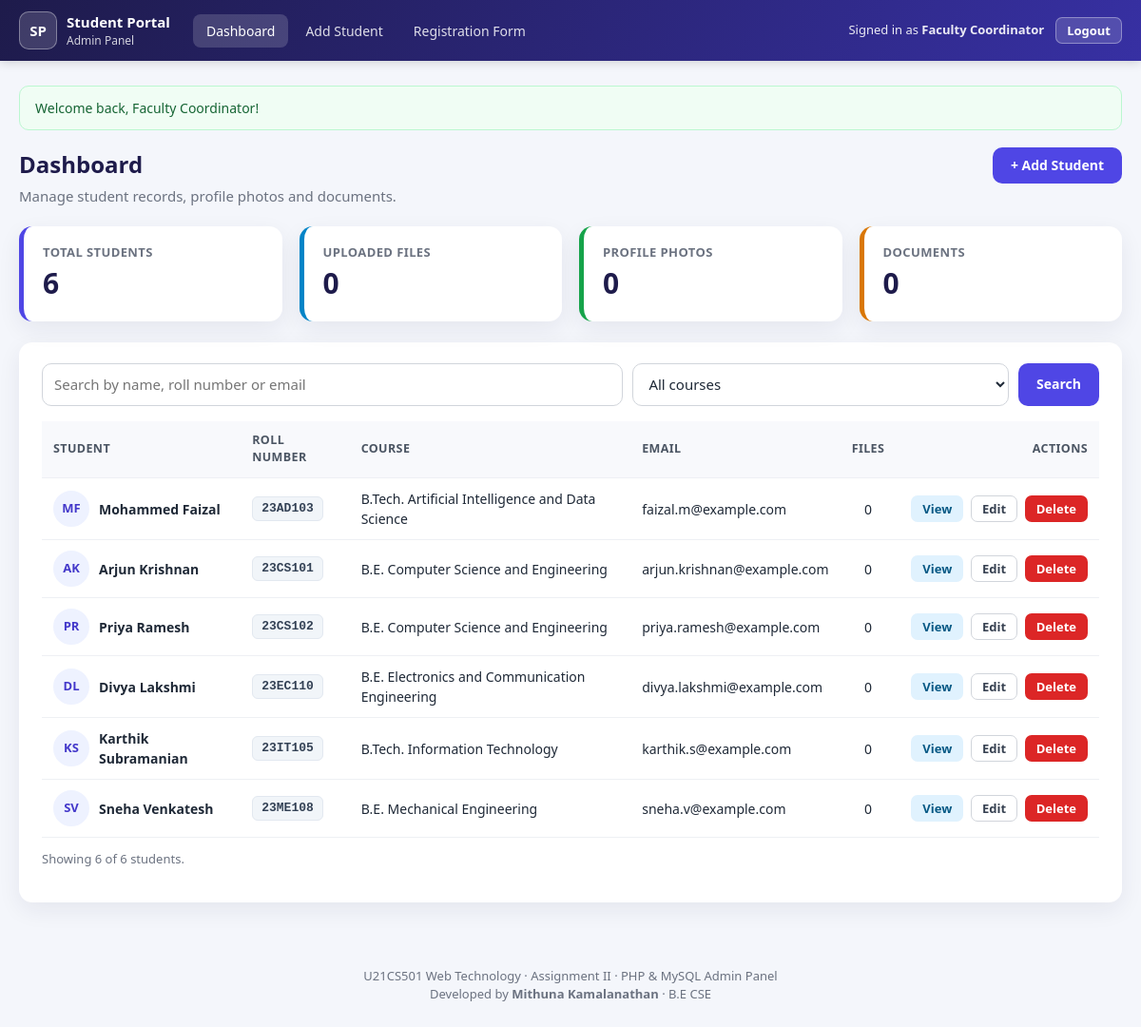
The page /Question2_PHP/dashboard.php (signed in) on the database its author committed.
### tables this page shows
CREATE TABLE students (
    id             INT          NOT NULL AUTO_INCREMENT,
    name           VARCHAR(100) NOT NULL,
    roll_number    VARCHAR(20)  NOT NULL,
    email          VARCHAR(150) NOT NULL,
    course         VARCHAR(100) NOT NULL,
    phone          VARCHAR(15)  NULL,
    date_of_birth  DATE         NULL,
    address        VARCHAR(255) NULL,
    password_hash  VARCHAR(255) NULL,    
    created_at     TIMESTAMP    NOT NULL DEFAULT CURRENT_TIMESTAMP,
    updated_at     TIMESTAMP    NOT NULL DEFAULT CURRENT_TIMESTAMP
                                ON UPDATE CURRENT_TIMESTAMP,
    PRIMARY KEY (id),
    CONSTRAINT uq_students_roll  UNIQUE (roll_number),
    CONSTRAINT uq_students_email UNIQUE (email),
    INDEX idx_students_course (course),
    INDEX idx_students_name (name)
);

### Question2_PHP/config/database.php (called while the page is built, shortened)
<?php
function db(): PDO
{
    static $pdo = null;
    if ($pdo === null) {
        $dsn = sprintf('mysql:host=%s;port=%s;dbname=%s;charset=utf8mb4', DB_HOST, DB_PORT, DB_NAME);
        try {
            $pdo = new PDO($dsn, DB_USER, DB_PASS, [
                PDO::ATTR_ERRMODE            => PDO::ERRMODE_EXCEPTION,
                PDO::ATTR_DEFAULT_FETCH_MODE => PDO::FETCH_ASSOC,
                PDO::ATTR_EMULATE_PREPARES   => false,
            ]);
        } catch (PDOException $e) {
            error_log('Database connection failed: ' . $e->getMessage());
            render_error_page(
                'Database connection failed',
                'The application could not connect to the MySQL database. Please make sure MySQL is running '
                . 'and the settings in config/database.php are correct.',
                500
            );
        }
    }
    return $pdo;
}

### Question2_PHP/includes/functions.php (called while the page is built, shortened)
<?php
function e(?string $value): string
{
    return htmlspecialchars((string) $value, ENT_QUOTES | ENT_SUBSTITUTE, 'UTF-8');
}

### Question2_PHP/dashboard.php (the view, shortened to what this page needs)
<?php
$search = trim((string) ($_GET['q'] ?? ''));
try {
    $stats = db()->query(
        "SELECT
            (SELECT COUNT(*) FROM students)                                          AS total_students,
            (SELECT COUNT(*) FROM student_files)                                     AS total_files,
            (SELECT COUNT(*) FROM student_files WHERE file_category = 'profile')     AS total_photos,
            (SELECT COUNT(*) FROM student_files WHERE file_category = 'document')    AS total_documents,
            (SELECT COUNT(DISTINCT course) FROM students)                            AS total_courses"
    )->fetch();
    $where = [];
    $params = [];
    $sql = "SELECT s.id, s.name, s.roll_number, s.email, s.course, s.created_at,
                   (SELECT COUNT(*) FROM student_files f WHERE f.student_id = s.id) AS file_count,
                   (SELECT p.id FROM student_files p
                     WHERE p.student_id = s.id AND p.file_category = 'profile'
                     ORDER BY p.upload_date DESC, p.id DESC LIMIT 1) AS photo_id
            FROM students s"
        . ($where ? ' WHERE ' . implode(' AND ', $where) : '')
        . ' ORDER BY s.roll_number ASC';
    $stmt = db()->prepare($sql);
    $stmt->execute($params);
    $students = $stmt->fetchAll();
} catch (PDOException $e) {
    error_log('Dashboard query failed: ' . $e->getMessage());
    render_error_page('Could not load students', 'A database error occurred while loading the student list.');
}
function initials(string $name): string
{
    $words = preg_split('/\s+/', trim($name)) ?: [];
    $letters = '';
    foreach (array_slice($words, 0, 2) as $word) {
        $letters .= strtoupper($word[0] ?? '');
    }
    return $letters;
}
require __DIR__ . '/includes/header.php';
?>
<div class="page-header">
    <div>
        <h1>Dashboard</h1>
        <p class="muted">Manage student records, profile photos and documents.</p>
    </div>
    <a href="add_student.php" class="btn btn-primary">+ Add Student</a>
</div>
<section class="stats-grid">
    <div class="stat-card">
        <span class="stat-label">Total Students</span>
        <span class="stat-value"><?= (int) $stats['total_students'] ?></span>
    </div>
    <div class="stat-card">
        <span class="stat-label">Uploaded Files</span>
        <span class="stat-value"><?= (int) $stats['total_files'] ?></span>
    </div>
    <div class="stat-card">
        <span class="stat-label">Profile Photos</span>
        <span class="stat-value"><?= (int) $stats['total_photos'] ?></span>
    </div>
    <div class="stat-card">
        <span class="stat-label">Documents</span>
        <span class="stat-value"><?= (int) $stats['total_documents'] ?></span>
    </div>
</section>
<section class="card">
    <form method="get" action="dashboard.php" class="filter-bar">
        <input type="search" name="q" value="<?= e($search) ?>" maxlength="100"
               placeholder="Search by name, roll number or email" aria-label="Search students">
        <select name="course" aria-label="Filter by course">
            <option value="">All courses</option>
        </select>
        <button type="submit" class="btn btn-primary">Search</button>
    </form>
    <div class="table-wrapper">
        <table class="data-table">
            <thead>
            <tr>
                <th>Student</th>
                <th>Roll Number</th>
                <th>Course</th>
                <th>Email</th>
                <th class="center">Files</th>
                <th class="right">Actions</th>
            </tr>
            </thead>
            <tbody>
            <?php foreach ($students as $student): ?>
                <tr>
                    <td data-label="Student">
                        <div class="student-cell">
                            <?php if ($student['photo_id']): ?>
                                <img class="avatar" src="view_file.php?id=<?= (int) $student['photo_id'] ?>"
                                     alt="Photo of <?= e($student['name']) ?>">
                            <?php else: ?>
                                <span class="avatar avatar-initials"><?= e(initials($student['name'])) ?></span>
                            <?php endif; ?>
                            <strong><?= e($student['name']) ?></strong>
                        </div>
                    </td>
                    <td data-label="Roll Number"><span class="badge"><?= e($student['roll_number']) ?></span></td>
                    <td data-label="Course"><?= e($student['course']) ?></td>
                    <td data-label="Email"><?= e($student['email']) ?></td>
                    <td data-label="Files" class="center"><?= (int) $student['file_count'] ?></td>
                    <td data-label="Actions" class="right actions">
                        <a class="btn btn-sm btn-info" href="view_student.php?id=<?= (int) $student['id'] ?>">View</a>
                        <a class="btn btn-sm btn-secondary" href="edit_student.php?id=<?= (int) $student['id'] ?>">Edit</a>
                        <a class="btn btn-sm btn-danger" href="delete_student.php?id=<?= (int) $student['id'] ?>">Delete</a>
                    </td>
                </tr>
            <?php endforeach; ?>
            </tbody>
        </table>
    </div>
    <p class="muted small">Showing <?= count($students) ?> of <?= (int) $stats['total_students'] ?> students.</p>
</section>
<?php require __DIR__ . '/includes/footer.php'; ?>

### Question2_PHP/css/admin.css (style rules this page uses)
:root { --primary: #4f46e5; --primary-dark: #4338ca; --primary-light: #eef2ff; --header-from: #1e1b4b; --header-to: #3730a3; --bg: #f4f6fb; --surface: #ffffff; --text: #1f2937; --muted: #6b7280; --border: #d1d5db; --row-border: #eef0f4; --danger: #dc2626; --danger-bg: #fef2f2; --success: #16a34a; --success-bg: #f0fdf4; --info: #0284c7; --radius: 10px; --shadow: 0 8px 24px rgba(30, 27, 75, 0.07); }
* { box-sizing: border-box; }
body { margin: 0; font-family: "Segoe UI", Roboto, "Helvetica Neue", Arial, sans-serif; font-size: 15px; line-height: 1.5; color: var(--text); background: var(--bg); }
a { color: var(--primary); }
.muted { color: var(--muted); }
.small { font-size: 13px; }
.center { text-align: center; }
.right { text-align: right; }
.page-header { display: flex; justify-content: space-between; align-items: flex-start; gap: 16px; margin-bottom: 20px; flex-wrap: wrap; }
.page-header h1 { margin: 0; font-size: 24px; color: var(--header-from); }
.page-header p { margin: 4px 0 0; }
.card { background: var(--surface); border-radius: 14px; box-shadow: var(--shadow); padding: 22px 24px; margin-bottom: 22px; }
.stats-grid { display: grid; grid-template-columns: repeat(4, 1fr); gap: 18px; margin-bottom: 22px; }
.stat-card { background: var(--surface); border-radius: 14px; box-shadow: var(--shadow); padding: 18px 20px; border-left: 5px solid var(--primary); display: flex; flex-direction: column; }
.stat-card:nth-child(2) { border-left-color: var(--info); }
.stat-card:nth-child(3) { border-left-color: var(--success); }
.stat-card:nth-child(4) { border-left-color: #d97706; }
.stat-label { color: var(--muted); font-size: 13px; font-weight: 600; text-transform: uppercase; letter-spacing: 0.4px; }
.stat-value { font-size: 30px; font-weight: 700; color: var(--header-from); }
.filter-bar { display: flex; gap: 10px; margin-bottom: 16px; flex-wrap: wrap; }
.filter-bar input[type="search"] { flex: 2 1 260px; }
.filter-bar select { flex: 1 1 220px; }
.filter-bar .btn { display: inline-flex; align-items: center; }
.table-wrapper { overflow-x: auto; }
.data-table { width: 100%; border-collapse: collapse; font-size: 14px; }
.data-table th { text-align: left; background: #f8f9fc; color: #4b5563; font-size: 12.5px; text-transform: uppercase; letter-spacing: 0.4px; padding: 11px 12px; border-bottom: 1px solid var(--row-border); }
.data-table td { padding: 11px 12px; border-bottom: 1px solid var(--row-border); vertical-align: middle; }
.data-table th.right, .data-table td.right { text-align: right; }
.data-table th.center, .data-table td.center { text-align: center; }
.actions { white-space: nowrap; }
.actions .btn, .actions form { margin-left: 4px; }
.student-cell { display: flex; align-items: center; gap: 10px; }
.avatar { width: 38px; height: 38px; border-radius: 50%; object-fit: cover; flex-shrink: 0; border: 2px solid var(--primary-light); }
.avatar-initials { display: inline-grid; place-items: center; background: var(--primary-light); color: var(--primary-dark); font-weight: 700; font-size: 13px; }
.badge { display: inline-block; background: #f1f5f9; border: 1px solid #e2e8f0; color: #334155; padding: 2px 9px; border-radius: 6px; font-size: 13px; font-weight: 600; font-family: Consolas, "Courier New", monospace; }
input[type="text"], input[type="email"], input[type="tel"], input[type="password"], input[type="date"], input[type="search"], select, textarea { width: 100%; padding: 10px 12px; font: inherit; color: var(--text); background: #fff; border: 1.5px solid var(--border); border-radius: var(--radius); }
.btn { display: inline-block; padding: 9px 18px; border-radius: var(--radius); border: 1.5px solid transparent; font: inherit; font-weight: 600; font-size: 14px; text-decoration: none; cursor: pointer; line-height: 1.3; transition: background 0.15s; }
.btn-sm { padding: 5px 11px; font-size: 13px; border-radius: 7px; }
.btn-primary { background: var(--primary); color: #fff; }
.btn-secondary { background: #fff; color: #374151; border-color: var(--border); }
.btn-info { background: #e0f2fe; color: #075985; }
.btn-danger { background: var(--danger); color: #fff; }

### rows shown on the page
students: name "MF", name "Mohammed Faizal", roll_number "23AD103", course "B.Tech. Artificial Intelligence and Data Science", email "faizal.m@example.com", file_count "0"
students: name "AK", name "Arjun Krishnan", roll_number "23CS101", course "B.E. Computer Science and Engineering", email "arjun.krishnan@example.com", file_count "0"
students: name "PR", name "Priya Ramesh", roll_number "23CS102", course "B.E. Computer Science and Engineering", email "priya.ramesh@example.com", file_count "0"
students: name "DL", name "Divya Lakshmi", roll_number "23EC110", course "B.E. Electronics and Communication Engineering", email "divya.lakshmi@example.com", file_count "0"
students: name "KS", name "Karthik Subramanian", roll_number "23IT105", course "B.Tech. Information Technology", email "karthik.s@example.com", file_count "0"
students: name "SV", name "Sneha Venkatesh", roll_number "23ME108", course "B.E. Mechanical Engineering", email "sneha.v@example.com", file_count "0"

### other values the page prints
$_SESSION['admin_name'] "Faculty Coordinator"
$flash['message'] "Welcome back, Faculty Coordinator!"
$stats['total_students'] "6"
$stats['total_files'] "0"
$stats['total_photos'] "0"
$stats['total_documents'] "0"
count($students) "6"
